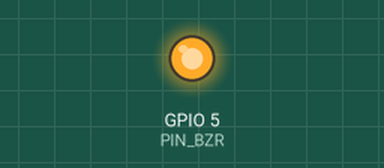
The sketch below on a simulated ESP8266 (NodeMCU). Shown: output pins drawn as LEDs (lit = HIGH).

Above: at 0.1 s.
At 0.6 s:
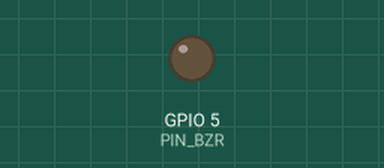
Timing chart, 0 to 2.1 s (numbered marks = the images above):
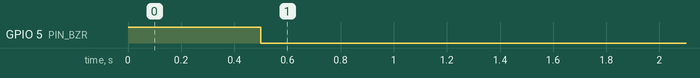

The sketch:

sample02.ino
```cpp
// sample02 -  u U [

#include <ESP8266WiFi.h>

#define PIN_BZR 5                         // GPIO 5(16 Ô s  )

void beep() {
  analogWrite(PIN_BZR, 500);
  analogWriteFreq(440); //    Ì ¹
  delay(500);
  analogWrite(PIN_BZR, 0);
  delay(500);
}

void setup() {
  beep();
}

void loop() {
}
```
